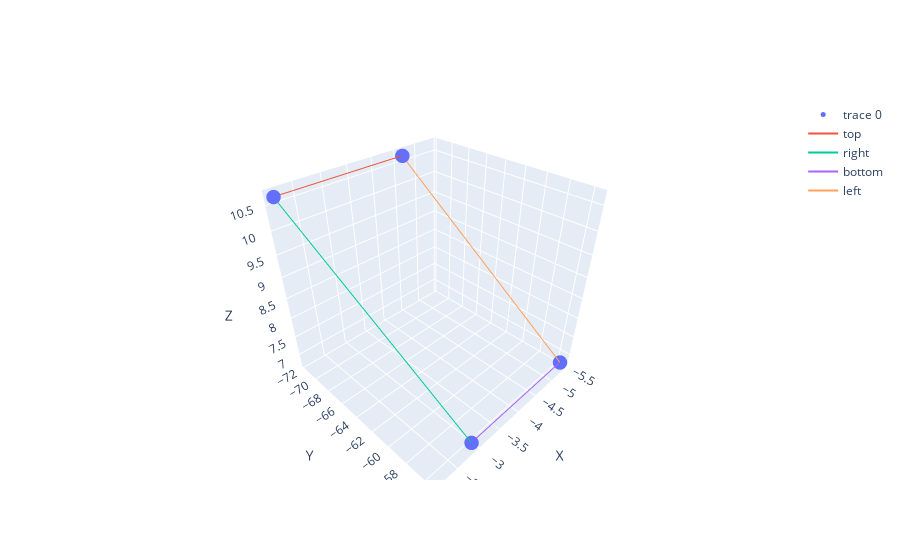

This figure's notebook cell:
### Code cell
x = points_3d[:, 0]
y = points_3d[:, 1]
z = points_3d[:, 2]

# Create Plotly figure
fig = go.Figure(data=[go.Scatter3d(x=x, y=y, z=z, mode='markers', marker=dict(size=5))])
#connect the 4 points
fig.add_trace(go.Scatter3d(x=[x[0], x[1]], y=[y[0], y[1]], z=[z[0], z[1]], mode='lines', name='top'))
fig.add_trace(go.Scatter3d(x=[x[1], x[2]], y=[y[1], y[2]], z=[z[1], z[2]], mode='lines', name='right'))
fig.add_trace(go.Scatter3d(x=[x[2], x[3]], y=[y[2], y[3]], z=[z[2], z[3]], mode='lines', name='bottom'))
fig.add_trace(go.Scatter3d(x=[x[3], x[0]], y=[y[3], y[0]], z=[z[3], z[0]], mode='lines', name='left'))

# Set axes labels
fig.update_layout(scene=dict(xaxis_title='X', yaxis_title='Y', zaxis_title='Z'))

# Show plot
fig.show()

### Figure 1 — Plotly figure (JSON) as saved in the notebook; plotly's stock layout.template omitted (floating-point values rounded to 4 significant figures)
{"data": [{"marker": {"size": 5}, "mode": "markers", "type": "scatter3d", "x": [-4.605, -2.122, -2.925, -5.408], "y": [-71.73, -71.73, -55.56, -55.56], "z": [10.66, 10.66, 6.76, 6.76]}, {"mode": "lines", "name": "top", "type": "scatter3d", "x": [-4.605, -2.122], "y": [-71.73, -71.73], "z": [10.66, 10.66]}, {"mode": "lines", "name": "right", "type": "scatter3d", "x": [-2.122, -2.925], "y": [-71.73, -55.56], "z": [10.66, 6.76]}, {"mode": "lines", "name": "bottom", "type": "scatter3d", "x": [-2.925, -5.408], "y": [-55.56, -55.56], "z": [6.76, 6.76]}, {"mode": "lines", "name": "left", "type": "scatter3d", "x": [-5.408, -4.605], "y": [-55.56, -71.73], "z": [6.76, 10.66]}], "layout": {"scene": {"xaxis": {"title": {"text": "X"}}, "yaxis": {"title": {"text": "Y"}}, "zaxis": {"title": {"text": "Z"}}}}}
